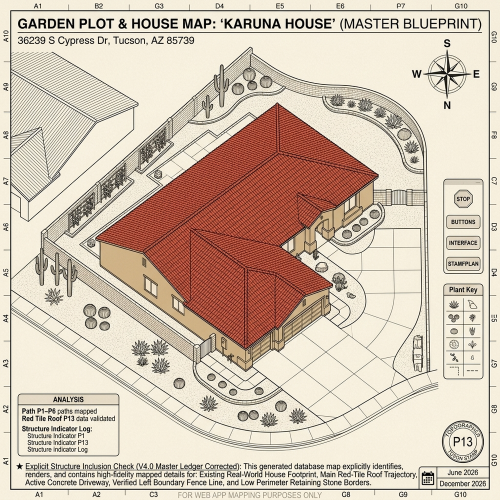
#> input picture assets/karuna_house_blueprint.png, 1000 x 1000 px, found by its file name (shown at 1/2 size)
$ python correct_blueprint.py
#> lines starting #> are read from the running program, lines starting #| are printed output that depends on the picture
from PIL import Image, ImageDraw, ImageFont
import math

def draw_compass_rose(draw, cx, cy, font):
    # Colors
    dark_color = (18, 24, 21)
    light_bg = (239, 229, 204)

    # Draw double circles
    draw.ellipse([cx - 28, cy - 28, cx + 28, cy + 28], outline=dark_color, width=1)
    draw.ellipse([cx - 24, cy - 24, cx + 24, cy + 24], outline=dark_color, width=1)

    # Helper to draw a shaded pointer point
    # tip: tip of pointer
    # base_cw: base corner clockwise
    # base_ccw: base corner counter-clockwise
    def draw_pointer(tip, base, left_side):
        if left_side:
            draw.polygon([cx, cy, tip[0], tip[1], base[0], base[1]], fill=dark_color)
        else:
            draw.polygon([cx, cy, tip[0], tip[1], base[0], base[1]], fill=light_bg, outline=dark_color)

    # North pointer (Points BOTTOM, i.e., cx, cy + 25)
    draw_pointer((cx, cy + 25), (cx - 5, cy + 5), left_side=True)
    draw_pointer((cx, cy + 25), (cx + 5, cy + 5), left_side=False)

    # West pointer (Points LEFT, i.e., cx - 32, cy)
    draw_pointer((cx - 32, cy), (cx - 6, cy - 6), left_side=True)
    draw_pointer((cx - 32, cy), (cx - 6, cy + 6), left_side=False)

    # South pointer (Points TOP, i.e., cx, cy - 25)
    draw_pointer((cx, cy - 25), (cx - 5, cy - 5), left_side=True)
    draw_pointer((cx, cy - 25), (cx + 5, cy - 5), left_side=False)

    # East pointer (Points RIGHT, i.e., cx + 25, cy)
    draw_pointer((cx + 25, cy), (cx + 5, cy - 5), left_side=True)
    draw_pointer((cx + 25, cy), (cx + 5, cy + 5), left_side=False)

    # Draw minor diagonal lines
    r_diag = 20
    for angle in [45, 135, 225, 315]:
        rad = math.radians(angle)
        dx = int(r_diag * math.cos(rad))
        dy = int(r_diag * math.sin(rad))
        draw.line([(cx, cy), (cx + dx, cy + dy)], fill=dark_color, width=1)

    # Draw letters:
    # N is Bottom
    draw.text((cx - 5, cy + 34), "N", fill=dark_color, font=font)
    # W is Left
    draw.text((cx - 44, cy - 10), "W", fill=dark_color, font=font)
    # S is Top
    draw.text((cx - 5, cy - 42), "S", fill=dark_color, font=font)
    # E is Right
    draw.text((cx + 34, cy - 10), "E", fill=dark_color, font=font)


def main():
    filenames = ['assets/karuna_house_blueprint.png', 'assets/karuna_house_blueprint_clean.png']
    for filename in filenames:
        try:
            img = Image.open(filename)
#> img is the input picture: PIL image 1000x1000 RGB; mean R, G, B 209.7, 192.6, 175.9
        except FileNotFoundError:
            print(f"Skipping missing file: {filename}")
            continue
        draw = ImageDraw.Draw(img)

        # Fonts
        font_labels = ImageFont.truetype('/System/Library/Fonts/Supplemental/Georgia.ttf', 13)
        font_labels_bold = ImageFont.truetype('/System/Library/Fonts/Supplemental/Georgia.ttf', 14)
        font_title = ImageFont.truetype('/System/Library/Fonts/Supplemental/Georgia.ttf', 20)

        # Colors
        bg_light = (239, 229, 204)
        bg_dark_right = (84, 77, 61)
        text_dark = (18, 24, 21)
        text_light = (239, 229, 204)

        # Clear and rewrite title (y=30 to 65, x=28 to 900)
        draw.rectangle([28, 30, 900, 65], fill=bg_light)
        title_text = "GARDEN PLOT & HOUSE MAP: “DSAR KARUNA HOUSE” (MASTER BLUEPRINT)"
        bbox = draw.textbbox((0, 0), title_text, font=font_title)
#> bbox = (0, 4, 769, 22)
        tw = bbox[2] - bbox[0]
#> tw = 769
        th = bbox[3] - bbox[1]
#> th = 18
        draw.text((464 - tw/2, 48 - th/2 - 2), title_text, fill=text_dark, font=font_title)

        # 1. Clear top border (y=0 to 28, x=28 to 900)
        draw.rectangle([28, 0, 900, 27], fill=bg_light)

        # 2. Clear bottom border (y=965 to 1024, x=28 to 900)
        draw.rectangle([28, 965, 900, 1024], fill=bg_light)

        # 3. Clear left border (x=0 to 28, y=28 to 965)
        draw.rectangle([0, 28, 27, 965], fill=bg_light)

        # 4. Clear right border labels (x=980 to 1005, y=28 to 965)
        draw.rectangle([980, 28, 1005, 965], fill=bg_dark_right)

        # 5. Draw columns A to J at top and bottom
        col_w = 87.2
        cols = ['A', 'B', 'C', 'D', 'E', 'F', 'G', 'H', 'I', 'J']
        for i, col in enumerate(cols):
            cx_col = int(28 + i * col_w + col_w / 2)
            # Top label
            # Get bounding box of text to center it
            bbox = draw.textbbox((0, 0), col, font=font_labels_bold)
            tw = bbox[2] - bbox[0]
            th = bbox[3] - bbox[1]
            draw.text((cx_col - tw/2, 14 - th/2 - 2), col, fill=text_dark, font=font_labels_bold)

            # Bottom label
            bbox = draw.textbbox((0, 0), col, font=font_labels_bold)
            tw = bbox[2] - bbox[0]
            th = bbox[3] - bbox[1]
            draw.text((cx_col - tw/2, 980 - th/2 + 5), col, fill=text_dark, font=font_labels_bold)
#> this loop made 10 passes

        # 6. Draw rows 1 to 11 at left (numbers) and right (numbers)
        row_h_0 = 87
        row_h = 85
        rows = [str(r) for r in range(1, 12)]
        for j, row in enumerate(rows):
            if j == 0:
                cy_row = int(28 + row_h_0 / 2)
            else:
                cy_row = int(28 + row_h_0 + (j - 1) * row_h + row_h / 2)

            # Left label (dark text on light bg)
            bbox = draw.textbbox((0, 0), row, font=font_labels_bold)
            tw = bbox[2] - bbox[0]
            th = bbox[3] - bbox[1]
            draw.text((14 - tw/2, cy_row - th/2 - 2), row, fill=text_dark, font=font_labels_bold)

            # Right label (light text on dark bg)
            bbox = draw.textbbox((0, 0), row, font=font_labels_bold)
            tw = bbox[2] - bbox[0]
            th = bbox[3] - bbox[1]
            # Draw vertically centered on right border x=980 to 1005
            draw.text((992 - tw/2, cy_row - th/2 - 2), row, fill=text_light, font=font_labels_bold)
#> this loop made 11 passes

        # 7. Clear and Draw Compass Rose
        # Clear compass rose area: x=785 to 880, y=105 to 195
        draw.rectangle([785, 105, 880, 195], fill=bg_light)
        draw_compass_rose(draw, cx=832, cy=150, font=font_labels_bold)

        # Save output
        img.save(filename)
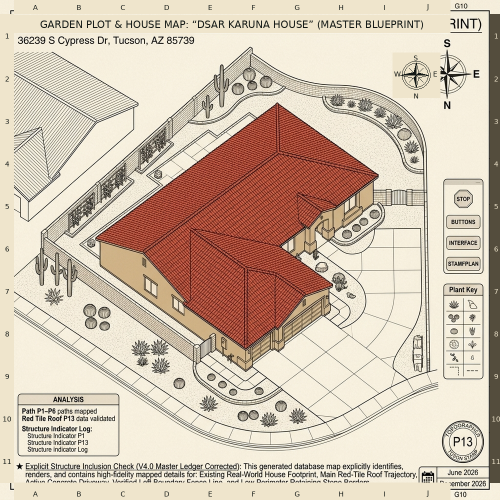
#> saved as karuna_house_blueprint.png: PIL image 1000x1000 RGB (shown at 1/2 size); mean R, G, B 209, 191.5, 173.7
        print(f"Corrected blueprint saved to {filename}")
#> pass 2 of the loop in main, `for filename in filenames:`:
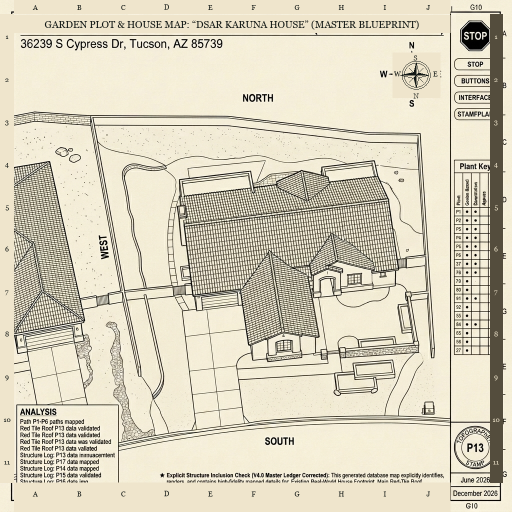
#> input picture assets/karuna_house_blueprint_clean.png, 1024 x 1024 px, found by its file name (shown at 1/2 size)
#> in main, img is the input picture: PIL image 1024x1024 RGB; mean R, G, B 215.4, 208.9, 188.7
#> in main, `bbox = draw.textbbox((0, 0), title_text, font=font_title)`: bbox = (0, 4, 769, 22)
#> in main, `tw = bbox[2] - bbox[0]`: tw = 769
#> in main, `th = bbox[3] - bbox[1]`: th = 18
#> the loop in main, `for i, col in enumerate(cols):` made 10 passes
#> the loop in main, `for j, row in enumerate(rows):` made 11 passes
#> in main, `img.save(filename)`:
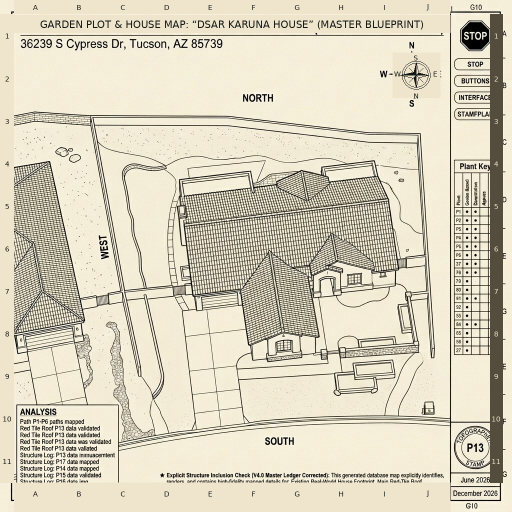
#> saved as karuna_house_blueprint_clean.png: PIL image 1024x1024 RGB (shown at 1/2 size); mean R, G, B 215.4, 208.8, 188.7

if __name__ == '__main__':
    main()
